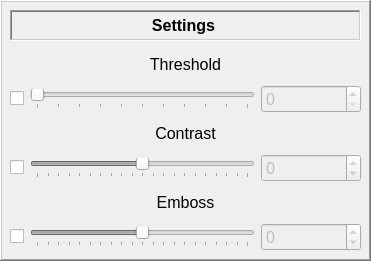
     <widget class="QFrame" name="frame_2">
      <property name="geometry">
       <rect>
        <x>700</x>
        <y>20</y>
        <width>371</width>
        <height>261</height>
       </rect>
      </property>
      <property name="frameShape">
       <enum>QFrame::Shape::WinPanel</enum>
      </property>
      <property name="frameShadow">
       <enum>QFrame::Shadow::Raised</enum>
      </property>
      <property name="lineWidth">
       <number>8</number>
      </property>
      <widget class="QWidget" name="verticalLayoutWidget_2">
       <property name="geometry">
        <rect>
         <x>10</x>
         <y>50</y>
         <width>351</width>
         <height>201</height>
        </rect>
       </property>
       <layout class="QVBoxLayout" name="verticalLayout_2" stretch="0,0,0">
        <item>
         <layout class="QVBoxLayout" name="verticalLayout">
          <property name="topMargin">
           <number>0</number>
          </property>
          <item>
           <widget class="QLabel" name="threshold">
            <property name="font">
             <font>
              <pointsize>12</pointsize>
             </font>
            </property>
            <property name="frameShape">
             <enum>QFrame::Shape::NoFrame</enum>
            </property>
            <property name="frameShadow">
             <enum>QFrame::Shadow::Raised</enum>
            </property>
            <property name="text">
             <string>Threshold</string>
            </property>
            <property name="textFormat">
             <enum>Qt::TextFormat::RichText</enum>
            </property>
            <property name="alignment">
             <set>Qt::AlignmentFlag::AlignCenter</set>
            </property>
           </widget>
          </item>
          <item>
           <layout class="QHBoxLayout" name="horizontalLayout">
            <item>
             <widget class="QCheckBox" name="thresholdToggle">
              <property name="font">
               <font>
                <pointsize>12</pointsize>
               </font>
              </property>
              <property name="text">
               <string/>
              </property>
             </widget>
            </item>
            <item>
             <widget class="QSlider" name="thresholdSlider">
              <property name="enabled">
               <bool>false</bool>
              </property>
              <property name="maximum">
               <number>100</number>
              </property>
              <property name="orientation">
               <enum>Qt::Orientation::Horizontal</enum>
              </property>
              <property name="invertedAppearance">
               <bool>false</bool>
              </property>
              <property name="invertedControls">
               <bool>false</bool>
              </property>
              <property name="tickPosition">
               <enum>QSlider::TickPosition::TicksBelow</enum>
              </property>
              <property name="tickInterval">
               <number>10</number>
              </property>
             </widget>
            </item>
            <item>
             <widget class="QSpinBox" name="thresholdValue">
              <property name="enabled">
               <bool>false</bool>
              </property>
              <property name="minimumSize">
               <size>
                <width>100</width>
                <height>0</height>
               </size>
              </property>
              <property name="font">
               <font>
                <pointsize>12</pointsize>
               </font>
              </property>
              <property name="maximum">
               <number>100</number>
              </property>
             </widget>
            </item>
           </layout>
          </item>
         </layout>
        </item>
        <item>
         <layout class="QVBoxLayout" name="verticalLayout_3">
          <item>
           <widget class="QLabel" name="contrast">
            <property name="font">
             <font>
              <pointsize>12</pointsize>
             </font>
            </property>
            <property name="frameShape">
             <enum>QFrame::Shape::NoFrame</enum>
            </property>
            <property name="frameShadow">
             <enum>QFrame::Shadow::Raised</enum>
            </property>
            <property name="text">
             <string>Contrast</string>
            </property>
            <property name="textFormat">
             <enum>Qt::TextFormat::RichText</enum>
            </property>
            <property name="alignment">
             <set>Qt::AlignmentFlag::AlignCenter</set>
            </property>
           </widget>
          </item>
          <item>
           <layout class="QHBoxLayout" name="horizontalLayout_2">
            <item>
             <widget class="QCheckBox" name="contrastToggle">
              <property name="font">
               <font>
                <pointsize>12</pointsize>
               </font>
              </property>
              <property name="text">
               <string/>
              </property>
             </widget>
            </item>
            <item>
             <widget class="QSlider" name="contrastSlider">
              <property name="enabled">
               <bool>false</bool>
              </property>
              <property name="minimum">
               <number>-100</number>
              </property>
              <property name="maximum">
               <number>100</number>
              </property>
              <property name="orientation">
               <enum>Qt::Orientation::Horizontal</enum>
              </property>
              <property name="invertedAppearance">
               <bool>false</bool>
              </property>
              <property name="invertedControls">
               <bool>false</bool>
              </property>
              <property name="tickPosition">
               <enum>QSlider::TickPosition::TicksBelow</enum>
              </property>
              <property name="tickInterval">
               <number>10</number>
              </property>
             </widget>
            </item>
            <item>
             <widget class="QSpinBox" name="contrastValue">
              <property name="enabled">
               <bool>false</bool>
              </property>
              <property name="minimumSize">
               <size>
                <width>100</width>
                <height>0</height>
               </size>
              </property>
              <property name="font">
               <font>
                <pointsize>12</pointsize>
               </font>
              </property>
              <property name="minimum">
               <number>-100</number>
              </property>
              <property name="maximum">
               <number>100</number>
              </property>
             </widget>
            </item>
           </layout>
          </item>
         </layout>
        </item>
        <item>
         <layout class="QVBoxLayout" name="verticalLayout_4">
          <item>
           <widget class="QLabel" name="contour">
            <property name="font">
             <font>
              <pointsize>12</pointsize>
             </font>
            </property>
            <property name="frameShape">
             <enum>QFrame::Shape::NoFrame</enum>
            </property>
            <property name="frameShadow">
             <enum>QFrame::Shadow::Raised</enum>
            </property>
            <property name="text">
             <string>Emboss</string>
            </property>
            <property name="textFormat">
             <enum>Qt::TextFormat::RichText</enum>
            </property>
            <property name="alignment">
             <set>Qt::AlignmentFlag::AlignCenter</set>
            </property>
           </widget>
          </item>
          <item>
           <layout class="QHBoxLayout" name="horizontalLayout_3">
            <item>
             <widget class="QCheckBox" name="contourToggle">
              <property name="font">
               <font>
                <pointsize>12</pointsize>
               </font>
              </property>
              <property name="text">
               <string/>
              </property>
             </widget>
            </item>
            <item>
             <widget class="QSlider" name="contourSlider">
              <property name="enabled">
               <bool>false</bool>
              </property>
              <property name="font">
               <font>
                <pointsize>12</pointsize>
               </font>
              </property>
              <property name="minimum">
               <number>-100</number>
              </property>
              <property name="maximum">
               <number>100</number>
              </property>
              <property name="orientation">
               <enum>Qt::Orientation::Horizontal</enum>
              </property>
              <property name="invertedAppearance">
               <bool>false</bool>
              </property>
              <property name="invertedControls">
               <bool>false</bool>
              </property>
              <property name="tickPosition">
               <enum>QSlider::TickPosition::TicksBelow</enum>
              </property>
              <property name="tickInterval">
               <number>10</number>
              </property>
             </widget>
            </item>
            <item>
             <widget class="QSpinBox" name="contourValue">
              <property name="enabled">
               <bool>false</bool>
              </property>
              <property name="minimumSize">
               <size>
                <width>100</width>
                <height>0</height>
               </size>
              </property>
              <property name="font">
               <font>
                <pointsize>12</pointsize>
               </font>
              </property>
              <property name="minimum">
               <number>-100</number>
              </property>
              <property name="maximum">
               <number>100</number>
              </property>
             </widget>
            </item>
           </layout>
          </item>
         </layout>
        </item>
       </layout>
      </widget>
      <widget class="QFrame" name="frame_6">
       <property name="geometry">
        <rect>
         <x>10</x>
         <y>10</y>
         <width>351</width>
         <height>31</height>
        </rect>
       </property>
       <property name="sizePolicy">
        <sizepolicy hsizetype="Fixed" vsizetype="Fixed">
         <horstretch>0</horstretch>
         <verstretch>0</verstretch>
        </sizepolicy>
       </property>
       <property name="frameShape">
        <enum>QFrame::Shape::WinPanel</enum>
       </property>
       <property name="frameShadow">
        <enum>QFrame::Shadow::Sunken</enum>
       </property>
       <widget class="QLabel" name="trackingTitle_3">
        <property name="geometry">
         <rect>
          <x>0</x>
          <y>0</y>
          <width>347</width>
          <height>31</height>
         </rect>
        </property>
        <property name="sizePolicy">
         <sizepolicy hsizetype="Fixed" vsizetype="Fixed">
          <horstretch>0</horstretch>
          <verstretch>0</verstretch>
         </sizepolicy>
        </property>
        <property name="font">
         <font>
          <pointsize>12</pointsize>
          <bold>true</bold>
          <underline>false</underline>
         </font>
        </property>
        <property name="frameShape">
         <enum>QFrame::Shape::NoFrame</enum>
        </property>
        <property name="frameShadow">
         <enum>QFrame::Shadow::Raised</enum>
        </property>
        <property name="text">
         <string>Settings</string>
        </property>
        <property name="textFormat">
         <enum>Qt::TextFormat::RichText</enum>
        </property>
        <property name="alignment">
         <set>Qt::AlignmentFlag::AlignCenter</set>
        </property>
       </widget>
      </widget>
     </widget>
